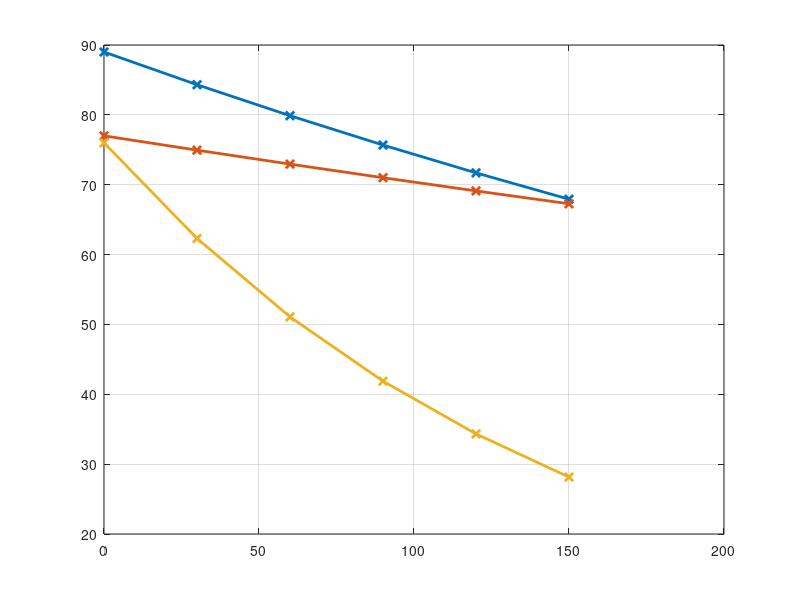

Reproduce this figure in MATLAB. (Note: this script raises an error after producing the figure.)
figure(1)
x=0:30:150;
y1=89*0.9982.^x;
y2=77*0.9991.^x;
y3=76*0.9934.^x;
plot(x,y1,'-x','LineWidth',2);hold on
plot(x,y2,'-x','LineWidth',2);hold on
plot(x,y3,'-x','LineWidth',2)
grid on
datacursormode on
xlabel('Time (days)')
ylabel('The vaccine efficiency')
legend('Pfizer','AstraZeneca','Sinovac')
title('The vaccine waning over time')